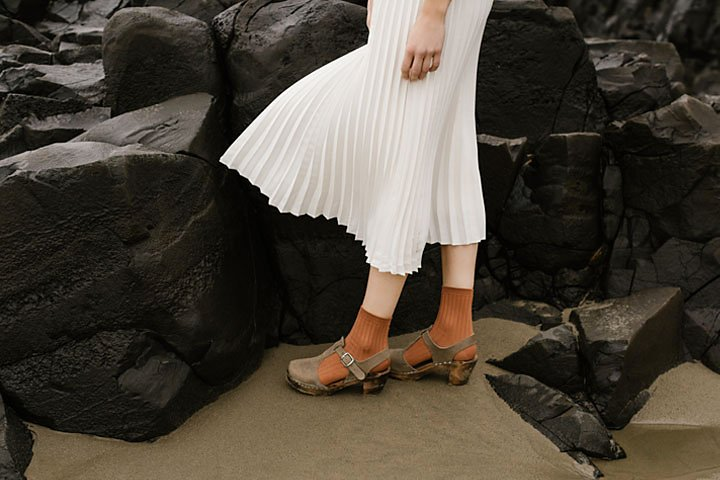
#> input picture utils/highlights_and_shadows.jpg, 720 x 480 px
$ jupyter execute task3.ipynb
#> lines starting #> are read from the running program, lines starting #| are printed output that depends on the picture
[cell 1]
import cv2
import numpy as np
import matplotlib.pyplot as plt

# Load the image using OpenCV
image_path = 'utils/highlights_and_shadows.jpg'
image = cv2.imread(image_path)
#> image is the input picture: shape (480, 720, 3); mean B, G, R 58.1, 68.6, 75.7

# Convert the image from BGR to LAB color space
lab_image = cv2.cvtColor(image, cv2.COLOR_BGR2LAB)
#> lab_image: shape (480, 720, 3); mean of channels 0, 1, 2 71.3, 129.1, 135

# Extract the L channel (which corresponds to lightness)
L_channel, A_channel, B_channel = cv2.split(lab_image)
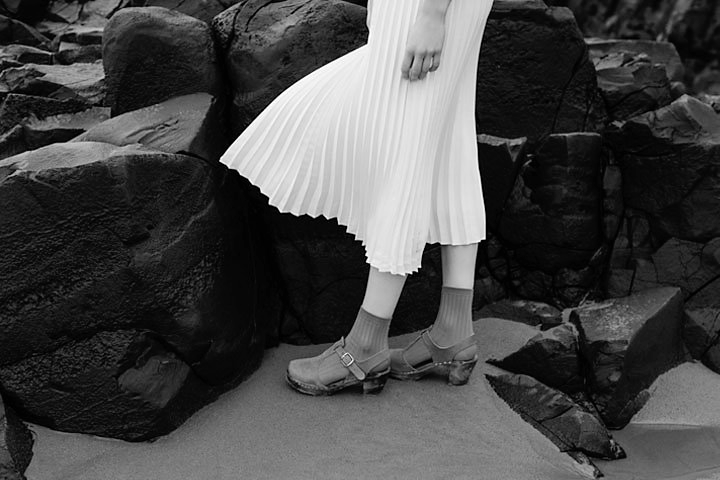
#> L_channel: shape (480, 720); min 0, max 255, mean 71.3
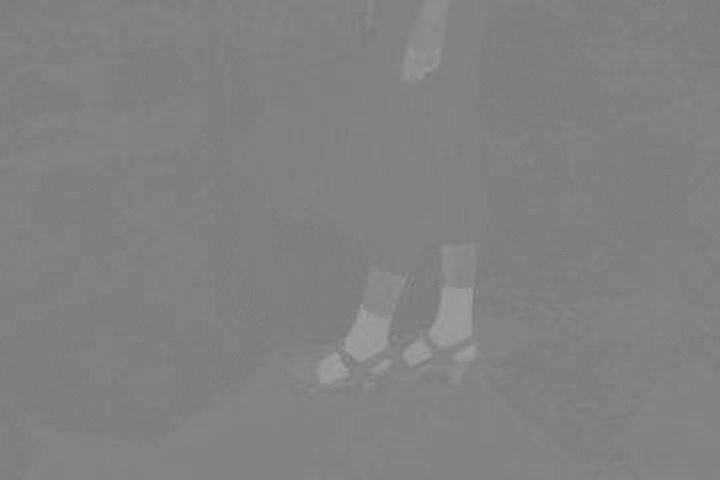
#> A_channel: shape (480, 720); min 119, max 160, mean 129.1

[cell 2]
# Define the gamma value for correction (let's assume gamma=0.5 for low and gamma=2.2 for high)
gammaL = 0.5

# Create a lookup table for gamma correction
# Formula: Output = 255 * (Input/255)^(1/gamma)
#gamma_LUT = np.array([((i / 255.0) ** (1.0 / gamma)) * 255 for i in range(256)]).astype("uint8")

gammaL_LUT = np.array([((i / 255.0) ** (gammaL)) * 255 for i in range(256)]).astype("uint8")

# Apply gamma correction to the L channel using LUT
L_gammaL_corrected = cv2.LUT(L_channel, gammaL_LUT)
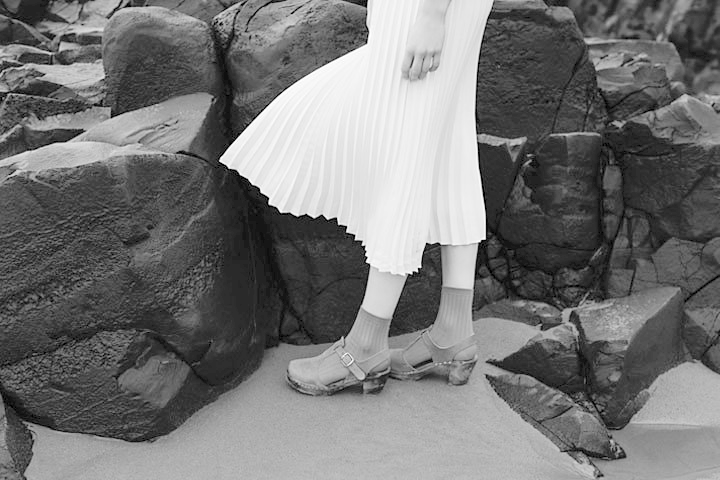
#> L_gammaL_corrected: shape (480, 720); min 0, max 255, mean 117.3

# Merge the corrected L channel back with A and B channels
lab_gammaL_corrected = cv2.merge((L_gammaL_corrected, A_channel, B_channel))
#> lab_gammaL_corrected: shape (480, 720, 3); mean of channels 0, 1, 2 117.3, 129.1, 135

# Convert the LAB image back to BGR color space
image_gammaL_corrected = cv2.cvtColor(lab_gammaL_corrected, cv2.COLOR_LAB2BGR)
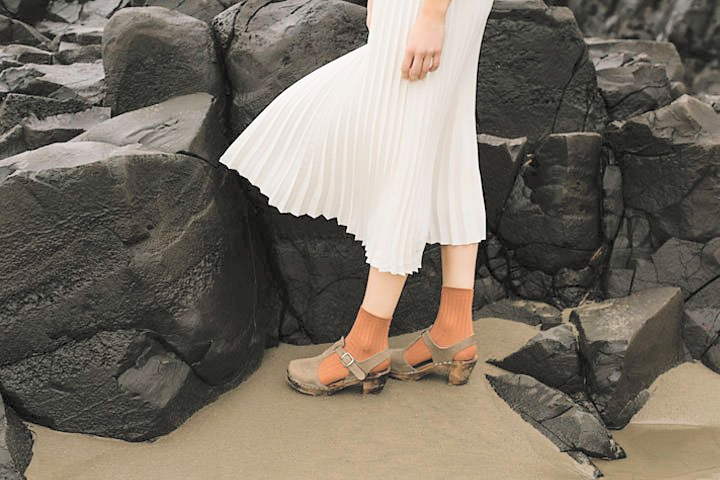
#> image_gammaL_corrected: shape (480, 720, 3); mean B, G, R 100.2, 111.1, 118.8

# Plot the original and gamma-corrected images
fig, axes = plt.subplots(1, 2, figsize=(12, 6))

# Original image in RGB format (since OpenCV loads in BGR)
original_image_rgb = cv2.cvtColor(image, cv2.COLOR_BGR2RGB)
axes[0].imshow(original_image_rgb)
axes[0].set_title("Original Image")
axes[0].axis('off')

# Gamma-corrected image in RGB format
gammaL_corrected_image_rgb = cv2.cvtColor(image_gammaL_corrected, cv2.COLOR_BGR2RGB)
axes[1].imshow(gammaL_corrected_image_rgb)
axes[1].set_title("Gamma Low (0.5) Corrected Image")
axes[1].axis('off')

plt.show()

# Now let's compute and display the histograms for the L channel
fig, axes = plt.subplots(1, 2, figsize=(12, 6))

# Original L channel histogram
axes[0].hist(L_channel.ravel(), bins=256, range=(0, 256), color='blue', alpha=0.6)
axes[0].set_title("Histogram of Original L Channel")
axes[0].set_xlim([0, 256])

# Gamma corrected L channel histogram
axes[1].hist(L_gammaL_corrected.ravel(), bins=256, range=(0, 256), color='green', alpha=0.6)
axes[1].set_title("Histogram of Gamma Corrected L Channel")
axes[1].set_xlim([0, 256])

plt.show()
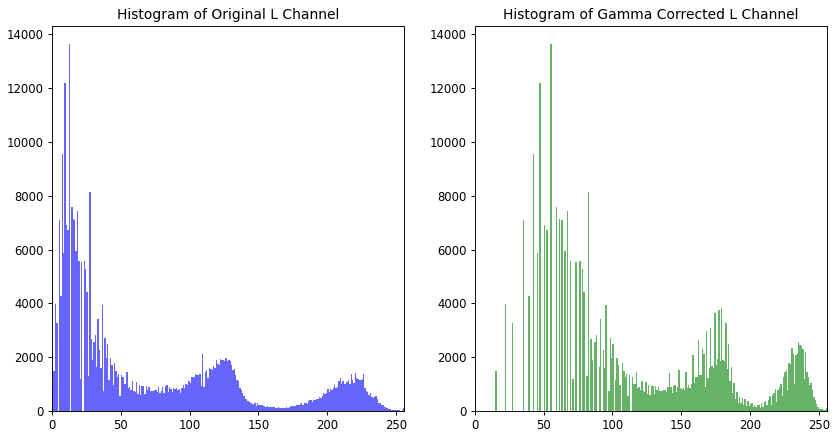
#> figure drawn by matplotlib, 2 panels; panel 1: tallest bar 13634 high, from x = 12 to 13; panel 2: tallest bar 13634 high, from x = 55 to 56

[cell 3]
gammaH = 2.2

gammaH_LUT = np.array([((i / 255.0) ** (gammaH)) * 255 for i in range(256)]).astype("uint8")

L_gammaH_corrected = cv2.LUT(L_channel, gammaH_LUT)
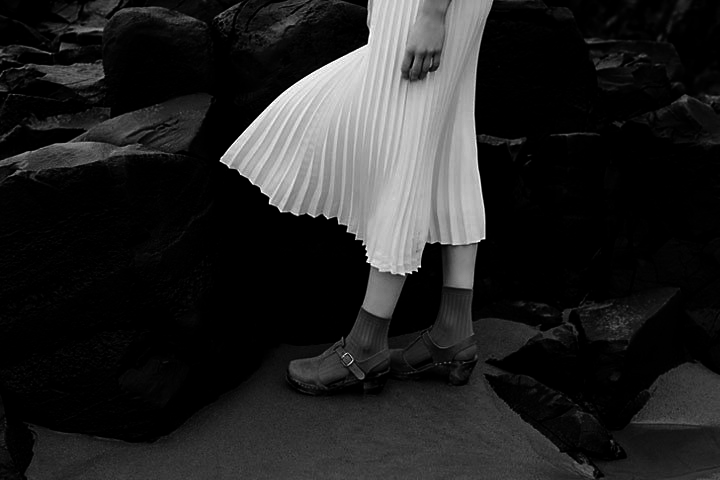
#> L_gammaH_corrected: shape (480, 720); min 0, max 255, mean 35.3

lab_gammaH_corrected = cv2.merge((L_gammaH_corrected, A_channel, B_channel))
#> lab_gammaH_corrected: shape (480, 720, 3); mean of channels 0, 1, 2 35.3, 129.1, 135

image_gammaH_corrected = cv2.cvtColor(lab_gammaH_corrected, cv2.COLOR_LAB2BGR)
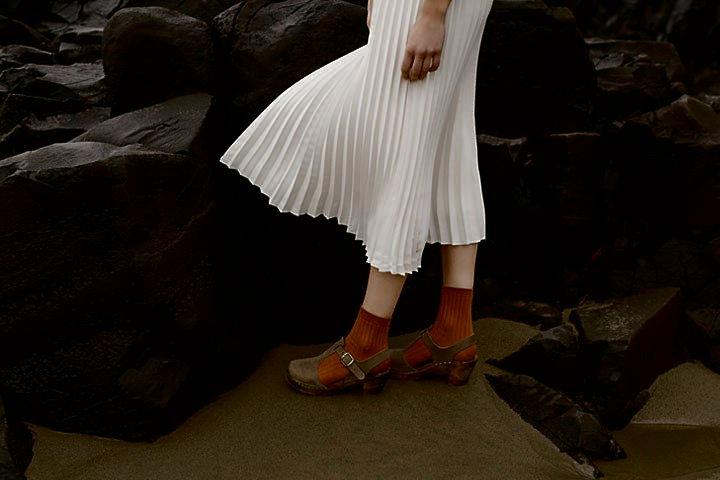
#> image_gammaH_corrected: shape (480, 720, 3); mean B, G, R 26, 33.5, 40.5

# Plot the original and gamma-corrected images
fig, axes = plt.subplots(1, 2, figsize=(12, 6))

# Original image in RGB format (since OpenCV loads in BGR)
original_image_rgb = cv2.cvtColor(image, cv2.COLOR_BGR2RGB)
axes[0].imshow(original_image_rgb)
axes[0].set_title("Original Image")
axes[0].axis('off')

# Gamma-corrected image in RGB format
gammaH_corrected_image_rgb = cv2.cvtColor(image_gammaH_corrected, cv2.COLOR_BGR2RGB)
axes[1].imshow(gammaH_corrected_image_rgb)
axes[1].set_title("Gamma High (2.2) Corrected Image")
axes[1].axis('off')

# Now let's compute and display the histograms for the L channel
fig, axes = plt.subplots(1, 2, figsize=(12, 6))

# Original L channel histogram
axes[0].hist(L_channel.ravel(), bins=256, range=(0, 256), color='blue', alpha=0.6)
axes[0].set_title("Histogram of Original L Channel")
axes[0].set_xlim([0, 256])

# Gamma corrected L channel histogram
axes[1].hist(L_gammaH_corrected.ravel(), bins=256, range=(0, 256), color='green', alpha=0.6)
axes[1].set_title("Histogram of Gamma Corrected L Channel")
axes[1].set_xlim([0, 256])

plt.show()
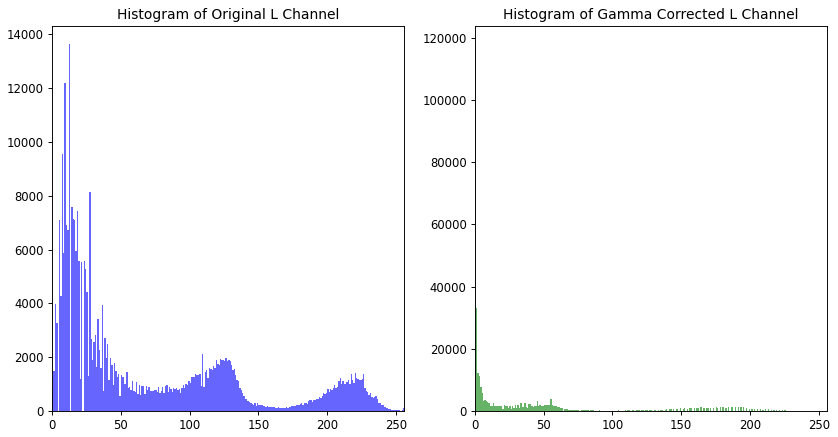
#> figure drawn by matplotlib, 2 panels; panel 1: tallest bar 13634 high, from x = 12 to 13; panel 2: tallest bar 117863 high, from x = 0 to 1

[cell 4]
# Plot the original and gamma-corrected images
fig, axes = plt.subplots(2, 3, figsize=(12, 6))

# Original image in RGB format (since OpenCV loads in BGR)
original_image_rgb = cv2.cvtColor(image, cv2.COLOR_BGR2RGB)
axes[0,0].imshow(original_image_rgb)
axes[0,0].set_title("Original Image")
axes[0,0].axis('off')

# Gamma-corrected image in RGB format
gammaL_corrected_image_rgb = cv2.cvtColor(image_gammaL_corrected, cv2.COLOR_BGR2RGB)
axes[0,1].imshow(gammaL_corrected_image_rgb)
axes[0,1].set_title("Gamma Low (0.5) Corrected Image")
axes[0,1].axis('off')

# Gamma-corrected image in RGB format
gammaH_corrected_image_rgb = cv2.cvtColor(image_gammaH_corrected, cv2.COLOR_BGR2RGB)
axes[0,2].imshow(gammaH_corrected_image_rgb)
axes[0,2].set_title("Gamma High (2.2) Corrected Image")
axes[0,2].axis('off')

# Original L channel histogram
axes[1,0].hist(L_channel.ravel(), bins=256, range=(0, 256), color='blue', alpha=0.6)
axes[1,0].set_title("Original L Channel")
axes[1,0].set_xlim([0, 256])
axes[1,0].set_ylim([0, 14000])

# Gamma corrected L channel histogram
axes[1,1].hist(L_gammaL_corrected.ravel(), bins=256, range=(0, 256), color='green', alpha=0.6)
axes[1,1].set_title("Gamma Corrected L Channel")
axes[1,1].set_xlim([0, 256])
axes[1,1].set_ylim([0, 14000])

# Gamma corrected L channel histogram
axes[1,2].hist(L_gammaH_corrected.ravel(), bins=256, range=(0, 256), color='green', alpha=0.6)
axes[1,2].set_title("Gamma Corrected L Channel")
axes[1,2].set_xlim([0, 256])
axes[1,2].set_ylim([0, 14000])

plt.show()
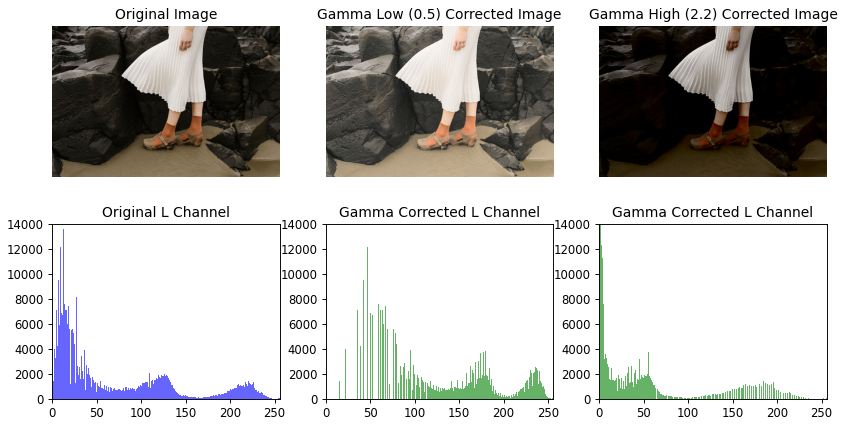
#> figure drawn by matplotlib, 6 panels; panel 4: tallest bar 13634 high, from x = 12 to 13; panel 5: tallest bar 13634 high, from x = 55 to 56; panel 6: tallest bar 117863 high, from x = 0 to 1

$ run again, with utils/daisy.jpg copied over utils/highlights_and_shadows.jpg
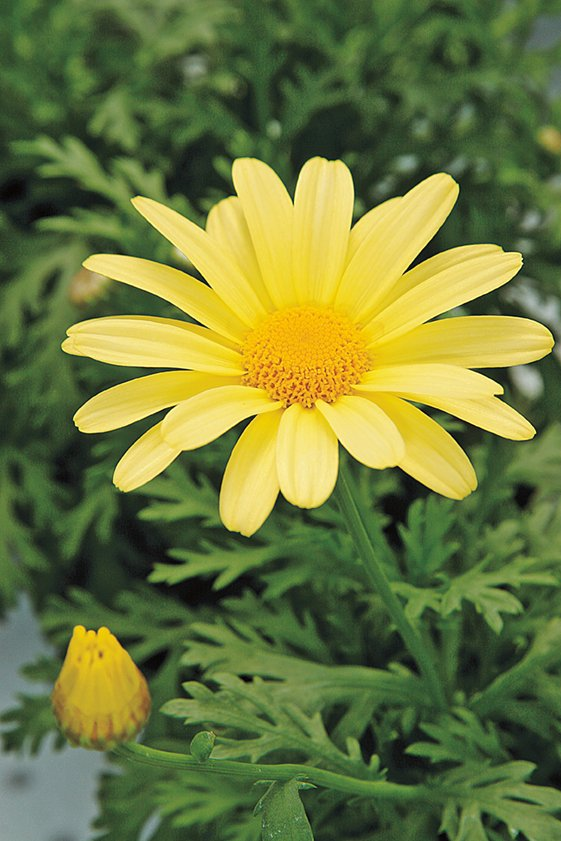
#> input picture utils/daisy.jpg, 561 x 841 px
#> image is the input picture: shape (841, 561, 3); mean B, G, R 60.7, 120.3, 108.5
#> lab_image: shape (841, 561, 3); mean of channels 0, 1, 2 121.3, 114.4, 157.2
#> lab_gammaL_corrected: shape (841, 561, 3); mean of channels 0, 1, 2 169.5, 114.4, 157.2
#> lab_gammaH_corrected: shape (841, 561, 3); mean of channels 0, 1, 2 65.8, 114.4, 157.2
#> `image_gammaH_corrected = cv2.cvtColor(lab_gammaH_corrected, cv2.COLOR_..`:
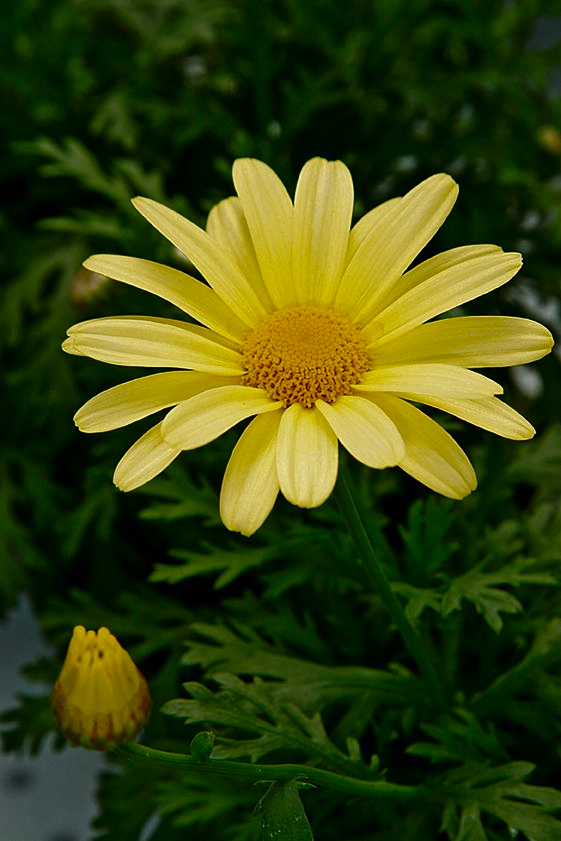
#> image_gammaH_corrected: shape (841, 561, 3); mean B, G, R 14.5, 68.8, 56.5
#> `plt.show()`:
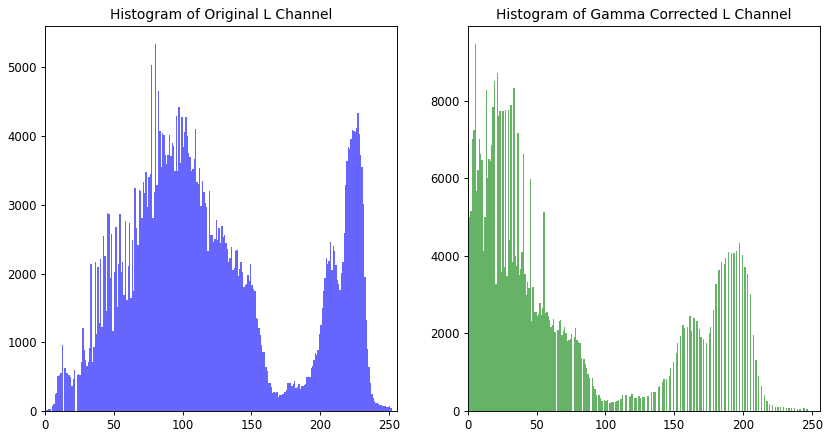
#> figure drawn by matplotlib, 2 panels; panel 1: tallest bar 5335 high, from x = 80 to 81; panel 2: tallest bar 9462 high, from x = 5 to 6

$ run again, with utils/emma.jpg copied over utils/highlights_and_shadows.jpg
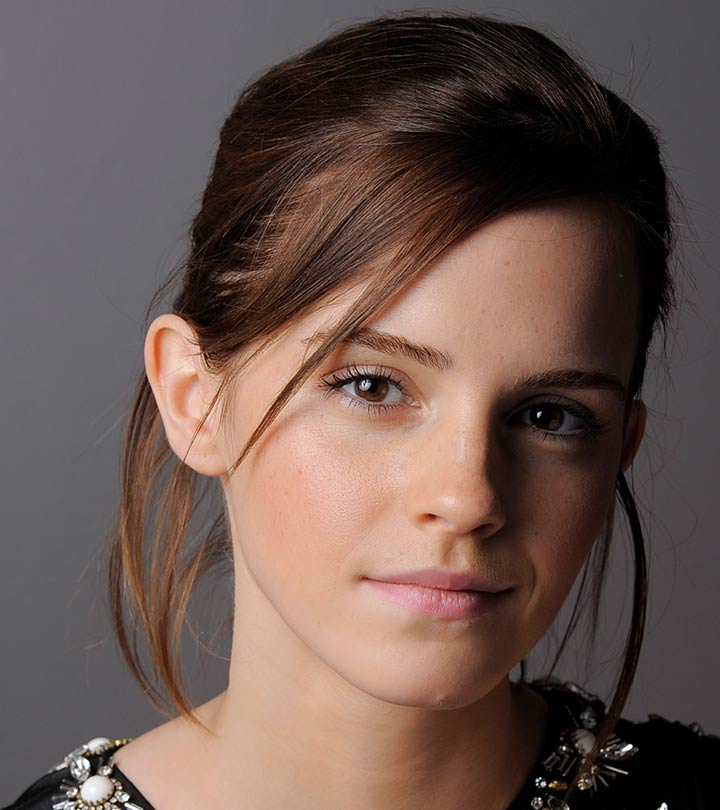
#> input picture utils/emma.jpg, 720 x 810 px
#> image is the input picture: shape (810, 720, 3); mean B, G, R 80.1, 87.4, 106.8
#> lab_image: shape (810, 720, 3); mean of channels 0, 1, 2 97, 134.8, 135.1
#> lab_gammaL_corrected: shape (810, 720, 3); mean of channels 0, 1, 2 145.4, 134.8, 135.1
#> lab_gammaH_corrected: shape (810, 720, 3); mean of channels 0, 1, 2 44.5, 134.8, 135.1
#> `image_gammaH_corrected = cv2.cvtColor(lab_gammaH_corrected, cv2.COLOR_..`:
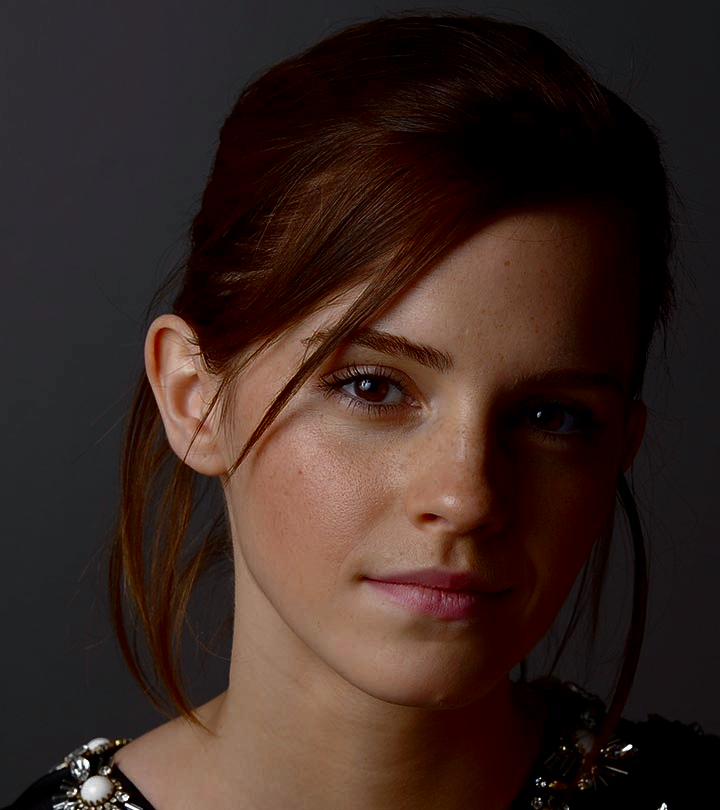
#> image_gammaH_corrected: shape (810, 720, 3); mean B, G, R 33.6, 39.2, 57.4
#> `plt.show()`:
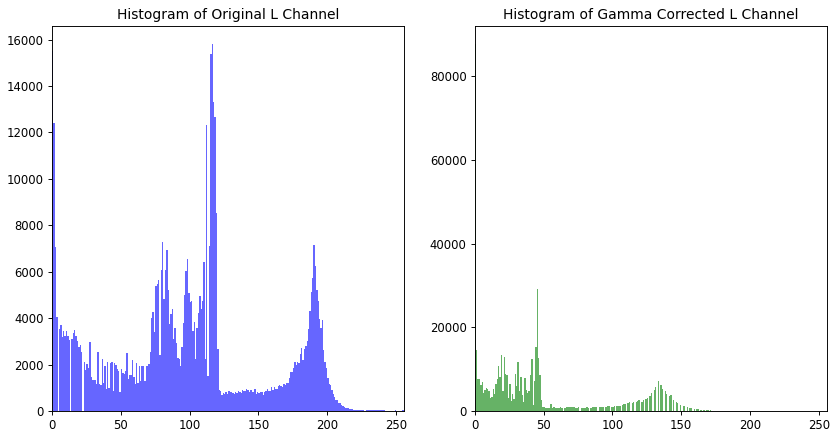
#> figure drawn by matplotlib, 2 panels; panel 1: tallest bar 15795 high, from x = 116 to 117; panel 2: tallest bar 87603 high, from x = 0 to 1
